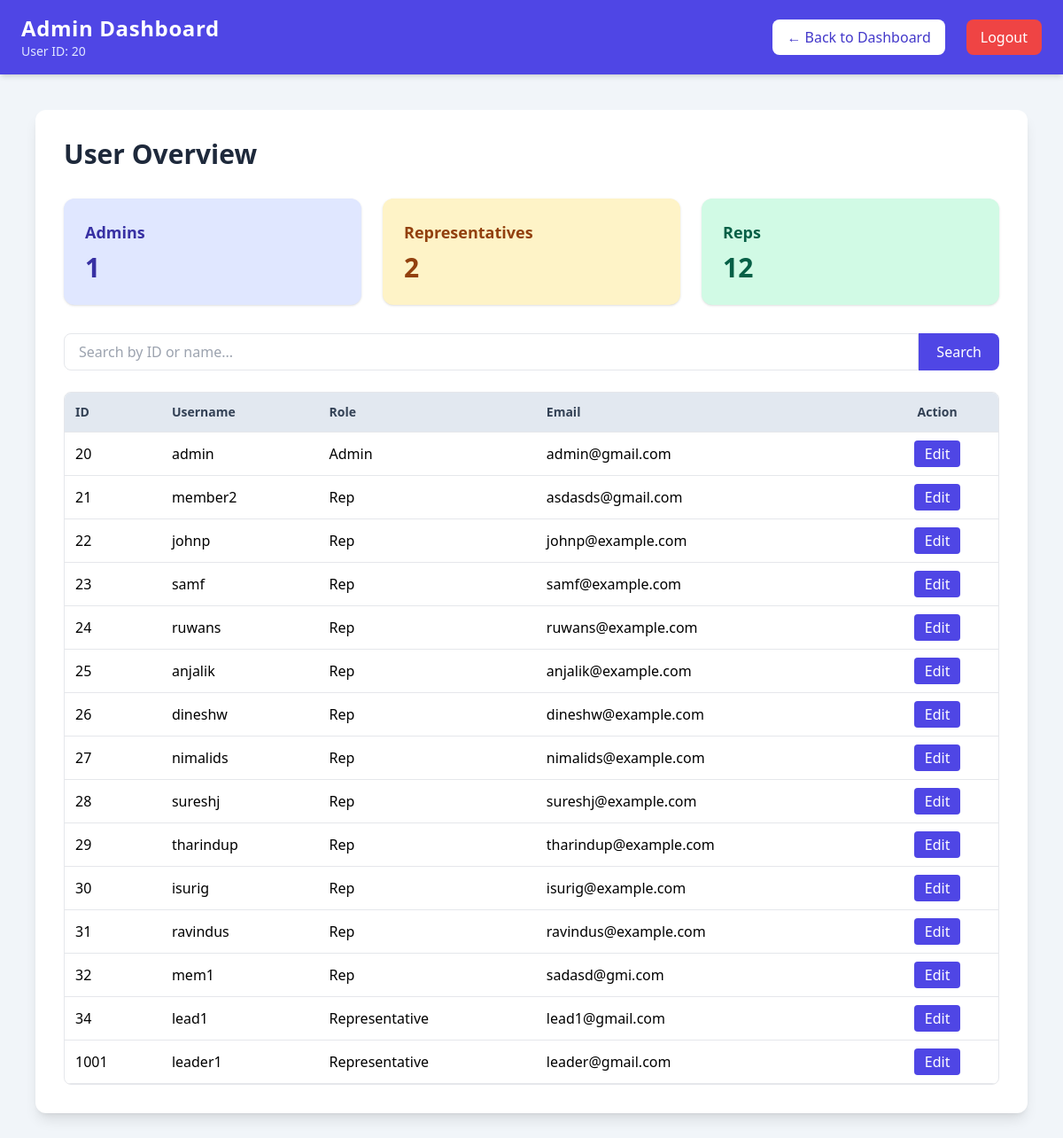
Page /users/view_users.php (signed in) on the committed database.
### tables this page shows
CREATE TABLE `users` (
  `id` int(11) NOT NULL,
  `first_name` varchar(100) NOT NULL,
  `last_name` varchar(100) NOT NULL,
  `username` varchar(20) NOT NULL,
  `password` varchar(255) NOT NULL,
  `role` enum('admin','rep','representative') NOT NULL,
  `contact_number` varchar(20) DEFAULT NULL,
  `email` varchar(100) NOT NULL,
  `nic_number` varchar(20) NOT NULL,
  `address` varchar(255) DEFAULT NULL,
  `city` varchar(100) DEFAULT NULL,
  `join_date` date DEFAULT NULL,
  `age` int(11) DEFAULT NULL,
  `created_at` timestamp NOT NULL DEFAULT current_timestamp(),
  `bank_account` varchar(50) DEFAULT NULL,
  `bank_name` varchar(100) DEFAULT NULL,
  `branch` varchar(100) DEFAULT NULL,
  `account_holder` varchar(100) DEFAULT NULL
);

### users/view_users.php (the view, shortened to what this page needs)
<?php
require_once '../config.php';
$admin_count = $mysqli->query("SELECT COUNT(*) AS c FROM users WHERE role = 'admin'")->fetch_assoc()['c'];
$leader_count = $mysqli->query("SELECT COUNT(*) AS c FROM users WHERE role = 'representative'")->fetch_assoc()['c'];
$rep_count = $mysqli->query("SELECT COUNT(*) AS c FROM users WHERE role = 'rep'")->fetch_assoc()['c'];
$search = isset($_GET['search']) ? trim($_GET['search']) : '';
$query = "SELECT * FROM users";
if ($search !== '') {
    $search_param = "%" . $search . "%";
    $stmt = $mysqli->prepare("SELECT * FROM users WHERE id LIKE ? OR username LIKE ?");
    $stmt->bind_param('ss', $search_param, $search_param);
    $stmt->execute();
    $result = $stmt->get_result();
} else {
    $result = $mysqli->query($query);
}
?>
<!DOCTYPE html>
<html lang="en">
<head>
    <script src="https://cdn.tailwindcss.com"></script>
</head>
<body class="bg-slate-100 min-h-screen">
    <?php include '../admin_header.php'; ?>
    <main class="p-4 sm:p-10">
        <div class="max-w-6xl mx-auto bg-white p-4 sm:p-8 rounded-xl shadow-lg">
            <h2 class="text-3xl font-bold mb-8 text-slate-800">User Overview</h2>
            <div class="grid grid-cols-1 sm:grid-cols-3 gap-6 mb-8">
                <div class="bg-indigo-100 text-indigo-800 p-6 rounded-xl shadow hover:shadow-md transition">
                    <h3 class="text-lg font-semibold">Admins</h3>
                    <p class="text-3xl font-bold mt-2"><?= $admin_count ?></p>
                </div>
                <div class="bg-amber-100 text-amber-800 p-6 rounded-xl shadow hover:shadow-md transition">
                    <h3 class="text-lg font-semibold">Representatives</h3>
                    <p class="text-3xl font-bold mt-2"><?= $leader_count ?></p>
                </div>
                <div class="bg-emerald-100 text-emerald-800 p-6 rounded-xl shadow hover:shadow-md transition">
                    <h3 class="text-lg font-semibold">Reps</h3>
                    <p class="text-3xl font-bold mt-2"><?= $rep_count ?></p>
                </div>
            </div>
            <form method="get" class="flex flex-col sm:flex-row mb-6 gap-2 sm:gap-0" id="searchForm">
                <input type="text" name="search" id="searchInput" placeholder="Search by ID or name..."
                    value="<?= htmlspecialchars($search) ?>"
                    class="w-full px-4 py-2 border rounded-lg sm:rounded-r-none focus:outline-none focus:ring-2 focus:ring-indigo-400">
                <button type="submit"
                    class="px-5 py-2 bg-indigo-600 text-white rounded-lg sm:rounded-l-none hover:bg-indigo-700 transition">Search</button>
            </form>
            <div class="overflow-x-auto border border-gray-200 rounded-lg">
                <table class="min-w-full">
                    <thead>
                        <tr class="bg-slate-200 text-left text-sm font-semibold text-slate-700">
                            <th class="p-3 border-b whitespace-nowrap">ID</th>
                            <th class="p-3 border-b whitespace-nowrap">Username</th>
                            <th class="p-3 border-b whitespace-nowrap">Role</th>
                            <th class="p-3 border-b whitespace-nowrap">Email</th>
                            <th class="p-3 border-b text-center whitespace-nowrap">Action</th>
                        </tr>
                    </thead>
                    <tbody id="usersTableBody">
                        <?php if ($result->num_rows > 0): ?>
                            <?php while ($row = $result->fetch_assoc()): ?>
                                <tr class="hover:bg-slate-50 transition">
                                    <td class="p-3 border-b"><?= $row['id'] ?></td>
                                    <td class="p-3 border-b"><?= htmlspecialchars($row['username']) ?></td>
                                    <td class="p-3 border-b capitalize"><?= htmlspecialchars($row['role']) ?></td>
                                    <td class="p-3 border-b"><?= htmlspecialchars($row['email'] ?? '-') ?></td>
                                    <td class="p-3 border-b text-center">
                                        <a href="edit_users.php?id=<?= $row['id'] ?>"
                                            class="px-3 py-1 bg-indigo-600 text-white rounded hover:bg-indigo-700 transition whitespace-nowrap">
                                            Edit
                                        </a>
                                    </td>
                                </tr>
                            <?php endwhile; ?>
                        <?php endif; ?>
                    </tbody>
                </table>
            </div>
        </div>
    </main>
</body>
</html>

### admin_header.php (shortened to what this page needs)
<?php
$userId = isset($_SESSION['user_id']) ? htmlspecialchars((string) $_SESSION['user_id']) : null;
?>
<header class="bg-indigo-600 text-white p-4 shadow-md">
    <div class="max-w-6xl mx-auto flex flex-col sm:flex-row justify-between items-center gap-4 sm:gap-0">
        <div class="flex flex-col items-center sm:items-start">
            <h1 class="text-2xl font-bold tracking-wide">
                Admin Dashboard
            </h1>
            <?php if ($userId !== null): ?>
                <span class="text-sm text-indigo-100">
                    User ID: <?php echo $userId; ?>
                </span>
            <?php endif; ?>
        </div>
        <div class="flex flex-col sm:flex-row gap-3 sm:space-x-3 w-full sm:w-auto">
            <a href="/ref/admin_dashboard.php"
                class="bg-white text-indigo-700 px-4 py-2 rounded-lg font-medium hover:bg-indigo-50 transition text-center w-full sm:w-auto">
                ← Back to Dashboard
            </a>
            <a href="/ref/logout.php"
                class="bg-red-500 px-4 py-2 rounded-lg font-medium hover:bg-red-600 transition text-center w-full sm:w-auto">
                Logout
            </a>
        </div>
    </div>
</header>

### rows in the picture
users: id "20", username "admin", role "Admin", email "admin@gmail.com"
users: id "21", username "member2", role "Rep", email "asdasds@gmail.com"
users: id "22", username "johnp", role "Rep", email "johnp@example.com"
users: id "23", username "samf", role "Rep", email "samf@example.com"
users: id "24", username "ruwans", role "Rep", email "ruwans@example.com"
users: id "25", username "anjalik", role "Rep", email "anjalik@example.com"
users: id "26", username "dineshw", role "Rep", email "dineshw@example.com"
users: id "27", username "nimalids", role "Rep", email "nimalids@example.com"
users: id "28", username "sureshj", role "Rep", email "sureshj@example.com"
users: id "29", username "tharindup", role "Rep", email "tharindup@example.com"
users: id "30", username "isurig", role "Rep", email "isurig@example.com"
users: id "31", username "ravindus", role "Rep", email "ravindus@example.com"
users: id "32", username "mem1", role "Rep", email "sadasd@gmi.com"
users: id "34", username "lead1", role "Representative", email "lead1@gmail.com"
users: id "1001", username "leader1", role "Representative", email "leader@gmail.com"

### other values in the picture
$userId "20"
$admin_count "1"
$leader_count "2"
$rep_count "12"
